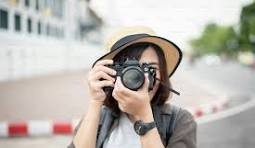
#> input picture DAY 5_ASSESMENT/download.jpg, 255 x 148 px
$ python 1.py
#> lines starting #> are read from the running program, lines starting #| are printed output that depends on the picture
import cv2
import numpy as np
import matplotlib.pyplot as plt

img = cv2.imread("download.jpg")
#> img is the input picture: shape (148, 255, 3); mean B, G, R 174.9, 181.7, 186.4
img = cv2.cvtColor(img,cv2.COLOR_BGR2RGB)

M = np.float32([[1,0,50],[0,1,50]])
translated = cv2.warpAffine(img,M,(img.shape[1],img.shape[0]))
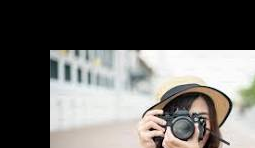
#> translated: shape (148, 255, 3); mean R, G, B 104.1, 102.4, 99.7

#2D ROTATION
M = cv2.getRotationMatrix2D((img.shape[1]//2, img.shape[0]//2), 45, 1)
Rotated = cv2.warpAffine(img,M,(img.shape[1],img.shape[0]))
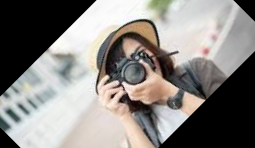
#> Rotated: shape (148, 255, 3); mean R, G, B 137, 133.5, 129.9

#3D PRESPECTIVE TRANSFORMATION
pts1 = np.float32([[50,50],[200,50],[50,200],[200,200]])
pts2 = np.float32([[10,100],[200,50],[100,200],[220,220]])
M = cv2.getPerspectiveTransform(pts1,pts2)
prespective = cv2.warpPerspective(img,M,(img.shape[1],img.shape[0]))
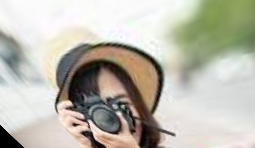
#> prespective: shape (148, 255, 3); mean R, G, B 187.8, 185.3, 173.5

#SHOW RESULTS

titles =["Original","translated","Rotated","prespective"]
images = [img,translated,Rotated,prespective]

for i in range(4):

    plt.subplot(2,2,i+1),plt.imshow(images[i]),plt.title(titles[i])
    plt.axis("off")

plt.show()
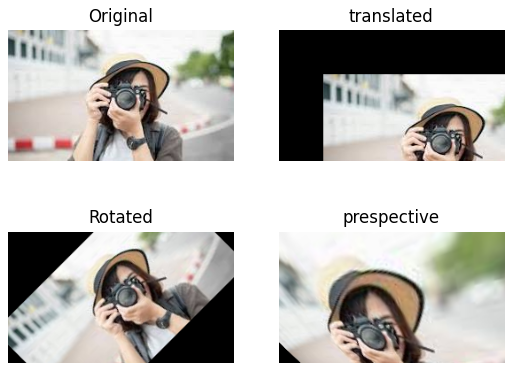
#> figure drawn by matplotlib, 4 panels
